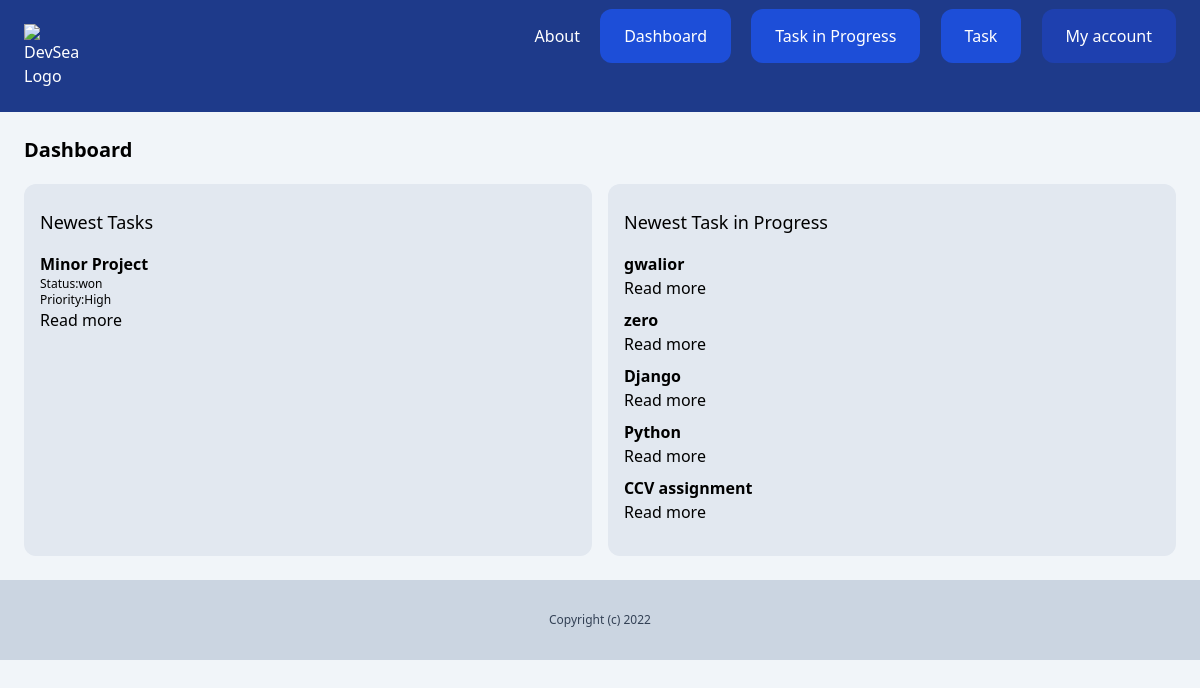
The page /dashboard/ (signed in) on the database its author committed.
### lead/models.py (models this page shows, shortened)
class Lead(models.Model):
    LOW = 'low'
    MEDIUM = 'medium'
    HIGH = 'high'
    CHOICE_PRIORITY = (
        (LOW, 'Low'),
        (MEDIUM, 'Medium'),
        (HIGH, 'High')
    )
    NEW = 'new'
    CONTACTED = 'contacted'
    WON = 'won'
    LOST = 'lost'
    CHOICE_STATUS = (
        (NEW, 'New'),
        (CONTACTED, 'Contacted'),
        (WON, 'won'),
        (LOST, 'Lost')
    )
    team = models.ForeignKey(Team, related_name='leads',
                             on_delete=models.CASCADE)
    name = models.CharField(max_length=255)
    email = models.EmailField()
    description = models.TextField(blank=True, null=True)
    priority = models.CharField(
        max_length=10, choices=CHOICE_PRIORITY, default=MEDIUM)
    status = models.CharField(
        max_length=10, choices=CHOICE_STATUS, default=NEW)
    converted_to_cient = models.BooleanField(default=False)
    created_by = models.ForeignKey(
        User, related_name='leads', on_delete=models.CASCADE)
    created_at = models.DateTimeField(auto_now_add=True)
    modified_at = models.DateTimeField(auto_now=True)
    class Meta:
        ordering = ('name',)

### client/models.py (models this page shows, shortened)
class Client(models.Model):
    team = models.ForeignKey(
        Team, related_name='clients', on_delete=models.CASCADE)
    name = models.CharField(max_length=255)
    email = models.EmailField()
    description = models.TextField(blank=True, null=True)
    created_by = models.ForeignKey(
        User, related_name='clients', on_delete=models.CASCADE)
    created_at = models.DateTimeField(auto_now_add=True)
    modified_at = models.DateTimeField(auto_now=True)
    class Meta:
        ordering = ('name',)

### dashboard/views.py (the view)
# urls.py: path('', views.dashboard, name='index')
@login_required
def dashboard(request):
    team = Team.objects.filter(created_by=request.user)[0]
    print(team)
    leads=Lead.objects.filter(team=team,converted_to_cient=False).order_by('-created_at')[:5]
    clients=Client.objects.filter(team=team).order_by('-created_at')[:5]
    return render(request,'dashboard/dashboard.html',{
        'leads':leads,
        'clients':clients
    })

### team/models.py (called while the page is built)
    def __str__(self) -> str:
        return self.name

### dashboard/templates/dashboard/dashboard.html
{% extends 'core/base.html' %} {% block title %} Dashboard {% endblock %}
{% block content %}
<div class="py-6 px-6">
  <h1 class="text-xl mb-5 font-semibold">Dashboard</h1>
  <div class="flex space-x-4">
    <div class="leads px-4 py-6 bg-slate-200 rounded-xl w-1/2">
      <h2 class="text-lg mb-4">Newest Tasks</h2>
      {% for lead in leads %}
      <div class="mb-2 lead">
        <h3 class="font-semibold">{{lead.name}}</h3>
        <p class="text-xs">Status:{{lead.get_status_display}}</p>
        <p class="text-xs">Priority:{{lead.get_priority_display}}</p>
        <a class="hover:text-sky-400" href=" {% url 'leads:details' lead.pk %} "
          >Read more</a
        >
      </div>
      {% endfor %}
    </div>
    <div class="clients px-4 py-6 bg-slate-200 rounded-xl w-1/2">
      <h2 class="text-lg mb-4">Newest Task in Progress</h2>
      {% for client in clients %}
      <div class="mb-2 client">
        <h3 class="font-semibold">{{client.name}}</h3>
        <a
          class="hover:text-sky-400"
          href=" {% url 'clients:detail' client.pk %} "
          >Read more</a
        >
      </div>
      {% endfor %}
    </div>
  </div>
</div>
{% endblock %}

### rows shown on the page
Lead: name "Minor Project", status "won", priority "High"
Client: name "gwalior"
Client: name "zero"
Client: name "Django"
Client: name "Python"
Client: name "CCV assignment"
